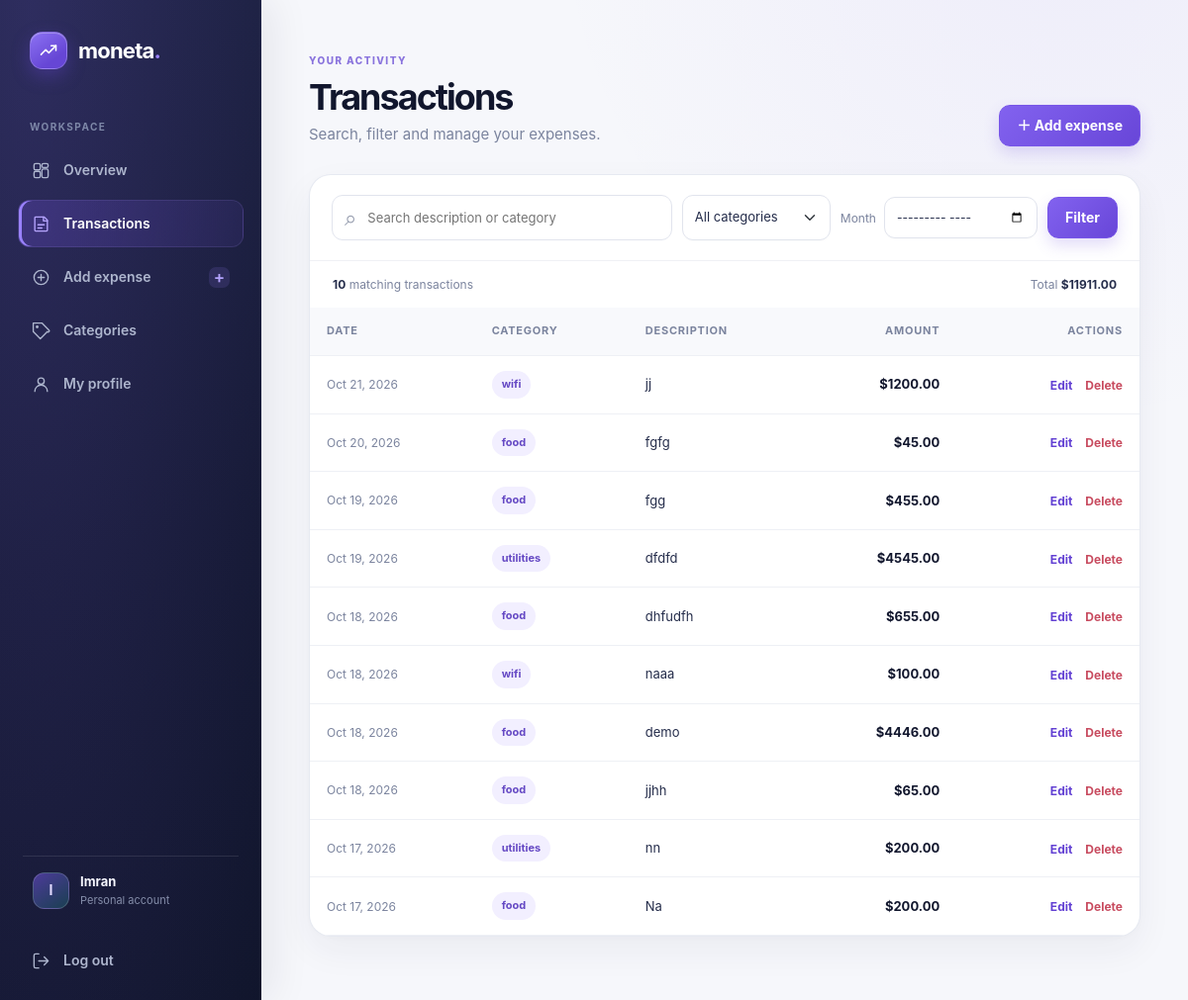
Screenshot of /expense_list/ (signed in) with the database file from the repository.
### myapp/models.py (models this page shows, shortened)
class Expense(models.Model):
    user = models.ForeignKey(User,on_delete=models.CASCADE)
    category = models.ForeignKey(Categories,on_delete=models.SET_NULL,null=True)
    amount = models.DecimalField(max_digits=10,decimal_places=2)
    description = models.TextField()
    date = models.DateField(auto_now_add=True)

class Categories(models.Model):
    name = models.CharField(100,null=False,blank=False)
    user = models.ForeignKey(User, on_delete=models.CASCADE, null=True, blank=True, related_name="expense_categories")
    class Meta:
        ordering = ["name"]

### myapp/views.py (the view)
# urls.py: path('expense_list/',views.expense_list,name='expense_list'),
@login_required(login_url="login")
def expense_list(request):
    data = Expense.objects.filter(user=request.user)
    search = request.GET.get("q", "").strip()
    category_id = request.GET.get("category", "")
    month = request.GET.get("month", "")
    if search:
        data = data.filter(Q(description__icontains=search) | Q(category__name__icontains=search))
    if category_id.isdigit():
        data = data.filter(category_id=int(category_id))
    if len(month) == 7 and month[4] == "-" and month[:4].isdigit() and month[5:].isdigit():
        year, month_number = map(int, month.split("-"))
        if 1 <= year <= 9999 and 1 <= month_number <= 12:
            data = data.filter(date__year=year, date__month=month_number)
    data = (
        data
        .select_related("category")
        .order_by("-date", "-id")
    )
    context = {
        "data": data,
        "categories": Categories.objects.filter(Q(user__isnull=True) | Q(user=request.user)).order_by("name"),
        "search": search,
        "selected_category": category_id,
        "selected_month": month,
        "filtered_total": data.aggregate(total=Sum("amount"))["total"] or 0,
        "filtered_count": data.count(),
        "has_filters": bool(search or category_id or month),
    }
    return render(request, "expense_list.html", context)

### myapp/templates/expense_list.html (shortened to what this page needs)
{% extends "base.html" %}
{% block content %}
<section class="page-heading">
  <div><span class="eyebrow">YOUR ACTIVITY</span><h1>Transactions</h1><p>Search, filter and manage your expenses.</p></div>
  <a href="{% url 'expense_create' %}" class="btn btn-dark">＋ Add expense</a>
</section>
<section class="card transactions-panel">
  <form method="get" class="filter-bar">
    <label class="search-field"><span aria-hidden="true">⌕</span><input type="search" name="q" value="{{ search }}" placeholder="Search description or category" aria-label="Search expenses"></label>
    <select name="category" class="form-select filter-select" aria-label="Filter by category"><option value="">All categories</option></select>
    <label class="month-field"><span>Month</span><input type="month" name="month" value="{{ selected_month }}" class="form-control" aria-label="Filter by month"></label>
    <button class="btn btn-dark" type="submit">Filter</button>
  </form>
  <div class="results-summary"><span><strong>{{ filtered_count }}</strong> matching transaction{{ filtered_count|pluralize }}</span><span>Total <strong>${{ filtered_total|floatformat:2 }}</strong></span></div>
  <div class="table-responsive">
    <table class="table table-hover align-middle transactions-table">
      <thead><tr><th>Date</th><th>Category</th><th>Description</th><th class="text-end">Amount</th><th class="text-end">Actions</th></tr></thead>
      <tbody>
        {% for expense in data %}
          <tr><td class="date-cell">{{ expense.date|date:"M j, Y" }}</td><td><span class="category-pill">{{ expense.category.name|default:"Uncategorised" }}</span></td><td class="description-cell">{{ expense.description|default:"—" }}</td><td class="amount-cell">${{ expense.amount|floatformat:2 }}</td><td class="text-end action-cell"><a href="{% url 'expense_update' expense.id %}" class="action-link">Edit</a><a href="{% url 'expense_delete' expense.id %}" class="action-link action-delete">Delete</a></td></tr>
        {% endfor %}
      </tbody>
    </table>
  </div>
</section>
{% endblock %}

### myapp/templates/base.html (shortened to what this page needs)
{% load static %}
<!DOCTYPE html>
<html lang="en">
  <head>
    <link rel="stylesheet" href="{% static 'css/bootstrap.min.css' %}">
    <link rel="stylesheet" href="{% static 'css/animate.min.css' %}">
    <link rel="stylesheet" href="{% static 'css/app.css' %}">
  </head>
  <body>
    <aside class="app-sidebar" id="appSidebar" aria-label="Main navigation">
      <a class="brand sidebar-brand" href="{% url 'home' %}">
        <span class="brand-mark" aria-hidden="true">
          <svg viewBox="0 0 32 32"><path d="M6 21.5 12.2 15l4.2 4.2L26 9.5"/><path d="M19.5 9.5H26v6.5"/></svg>
        </span>
        <span>moneta<span class="brand-period">.</span></span>
      </a>
      <div class="sidebar-label">WORKSPACE</div>
      <nav class="sidebar-nav" aria-label="Workspace">
        {% if user.is_authenticated %}
          <a class="sidebar-link{% if request.resolver_match.url_name == 'home' %} is-active{% endif %}" href="{% url 'home' %}"{% if request.resolver_match.url_name == 'home' %} aria-current="page"{% endif %}>
            <svg viewBox="0 0 24 24" aria-hidden="true"><rect x="3" y="3" width="8" height="8" rx="2"/><rect x="13" y="3" width="8" height="5" rx="2"/><rect x="13" y="10" width="8" height="11" rx="2"/><rect x="3" y="13" width="8" height="8" rx="2"/></svg>
            <span>Overview</span>
          </a>
          <a class="sidebar-link{% if request.resolver_match.url_name == 'expense_list' or request.resolver_match.url_name == 'expense_update' or request.resolver_match.url_name == 'expense_delete' %} is-active{% endif %}" href="{% url 'expense_list' %}"{% if request.resolver_match.url_name == 'expense_list' or request.resolver_match.url_name == 'expense_update' or request.resolver_match.url_name == 'expense_delete' %} aria-current="page"{% endif %}>
            <svg viewBox="0 0 24 24" aria-hidden="true"><path d="M8 3h8l4 4v13a1 1 0 0 1-1 1H5a1 1 0 0 1-1-1V4a1 1 0 0 1 1-1h3Z"/><path d="M15 3v5h5M8 13h8M8 17h5"/></svg>
            <span>Transactions</span>
          </a>
          <a class="sidebar-link{% if request.resolver_match.url_name == 'expense_create' %} is-active{% endif %}" href="{% url 'expense_create' %}"{% if request.resolver_match.url_name == 'expense_create' %} aria-current="page"{% endif %}>
            <svg viewBox="0 0 24 24" aria-hidden="true"><circle cx="12" cy="12" r="9"/><path d="M12 8v8M8 12h8"/></svg>
            <span>Add expense</span>
            <span class="nav-link-hint" aria-hidden="true">+</span>
          </a>
          <a class="sidebar-link{% if request.resolver_match.url_name == 'category_list' %} is-active{% endif %}" href="{% url 'category_list' %}"><svg viewBox="0 0 24 24" aria-hidden="true"><path d="M20 13 11 22l-9-9V2h11l9 9a1.4 1.4 0 0 1-2 2Z"/><circle cx="7" cy="7" r="1"/></svg><span>Categories</span></a>
          <a class="sidebar-link{% if request.resolver_match.url_name == 'profile' %} is-active{% endif %}" href="{% url 'profile' %}"><svg viewBox="0 0 24 24" aria-hidden="true"><circle cx="12" cy="8" r="4"/><path d="M4 21a8 8 0 0 1 16 0"/></svg><span>My profile</span></a>
        {% endif %}
      </nav>
      <div class="sidebar-bottom">
        {% if user.is_authenticated %}
          <div class="sidebar-account">
            <span class="account-avatar" aria-hidden="true">{{ user.username|slice:":1"|upper }}</span>
            <span class="account-copy">
              <span class="account-name">{{ user.first_name|default:user.username }}</span>
              <span class="account-caption">Personal account</span>
            </span>
          </div>
          <a class="sidebar-link sidebar-logout" href="{% url 'logout' %}">
            <svg viewBox="0 0 24 24" aria-hidden="true"><path d="M9 21H5a2 2 0 0 1-2-2V5a2 2 0 0 1 2-2h4M16 17l5-5-5-5M21 12H9"/></svg>
            <span>Log out</span>
          </a>
        {% endif %}
      </div>
    </aside>
    <main class="app-main" id="mainContent">
      <div class="main-content">
        {% block content %}
        {% endblock %}
      </div>
    </main>
  </body>
</html>

### rows the page displays
Expense: date "Oct 21, 2026", category.name "wifi", description "jj", amount "1200.00"
Expense: date "Oct 20, 2026", category.name "food", description "fgfg", amount "45.00"
Expense: date "Oct 19, 2026", category.name "food", description "fgg", amount "455.00"
Expense: date "Oct 19, 2026", category.name "utilities", description "dfdfd", amount "4545.00"
Expense: date "Oct 18, 2026", category.name "food", description "dhfudfh", amount "655.00"
Expense: date "Oct 18, 2026", category.name "wifi", description "naaa", amount "100.00"
Expense: date "Oct 18, 2026", category.name "food", description "demo", amount "4446.00"
Expense: date "Oct 18, 2026", category.name "food", description "jjhh", amount "65.00"
Expense: date "Oct 17, 2026", category.name "utilities", description "nn", amount "200.00"
Expense: date "Oct 17, 2026", category.name "food", description "Na", amount "200.00"

### other values shown
{{ user.username|slice:":1"|upper }} "I"
{{ user.first_name|default:user.username }} "Imran"
{{ filtered_count }} "10"
{{ filtered_total|floatformat:2 }} "11911.00"
